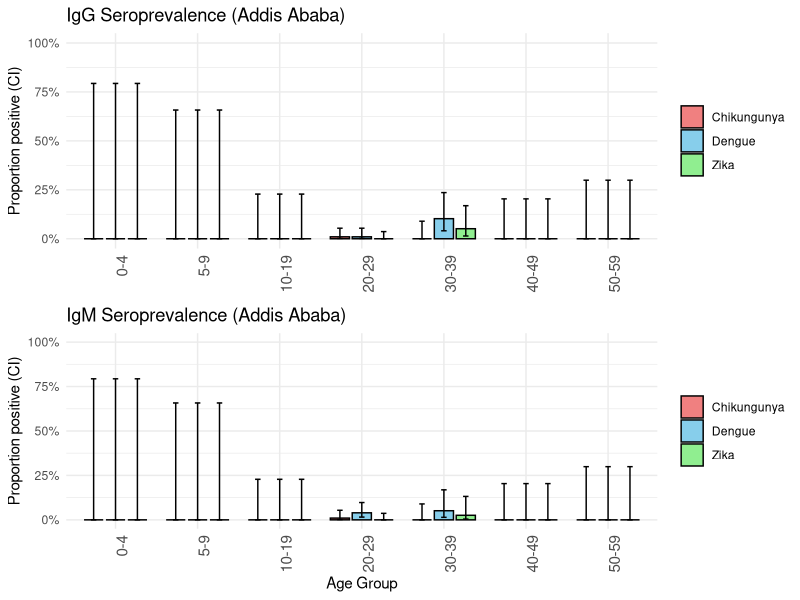

Reproduce this figure in R. (Note: this script raises an error after producing the figure.)

# Addis Ababa Seroprevalence Analysis by Age Group (Dengue, Zika, Chikungunya)
# Author: Daniel M. Parker
# Date: July 2025
# Description: Generates bar plots and summary tables of IgG/IgM seroprevalence by age group and by virus

library(geepack)
library(dplyr)
library(ggplot2)
library(gridExtra)
library(grid)
library(writexl)

# Load data
dat_addis <- read.csv("data/AddisAbaba_Seroepi24.csv", header = TRUE, sep = ",")

# Assign age groups
dat_addis <- dat_addis %>%
  mutate(AgeGroup = case_when(
    D1.AGEX < 5 ~ "0-4",
    D1.AGEX >= 5 & D1.AGEX < 10 ~ "5-9",
    D1.AGEX >= 10 & D1.AGEX < 20 ~ "10-19",
    D1.AGEX >= 20 & D1.AGEX < 30 ~ "20-29",
    D1.AGEX >= 30 & D1.AGEX < 40 ~ "30-39",
    D1.AGEX >= 40 & D1.AGEX < 50 ~ "40-49",
    D1.AGEX >= 50 & D1.AGEX < 60 ~ "50-59",
    D1.AGEX >= 60 & D1.AGEX < 70 ~ "60-69",
    D1.AGEX >= 70 ~ "70+"
  )) %>%
  mutate(AgeGroup = factor(AgeGroup, levels = c("0-4", "5-9", "10-19", "20-29", "30-39", "40-49", "50-59", "60-69", "70+")))

# Function for Wilson score confidence intervals
calc_seroprevalence <- function(data, response_var) {
  data %>%
    group_by(AgeGroup) %>%
    summarize(
      Seropositive = sum(get(response_var), na.rm = TRUE),
      Total = n(),
      Seroprevalence = Seropositive / Total,
      CI_Lower = {
        p_hat <- Seropositive / Total
        z <- qnorm(0.975)
        denominator <- 1 + z^2 / Total
        numerator <- p_hat + z^2 / (2 * Total) - z * sqrt((p_hat * (1 - p_hat) + z^2 / (4 * Total)) / Total)
        numerator / denominator
      },
      CI_Upper = {
        p_hat <- Seropositive / Total
        z <- qnorm(0.975)
        denominator <- 1 + z^2 / Total
        numerator <- p_hat + z^2 / (2 * Total) + z * sqrt((p_hat * (1 - p_hat) + z^2 / (4 * Total)) / Total)
        numerator / denominator
      }
    )
}

# IgG
dengue_igg <- calc_seroprevalence(dat_addis, "DengG") %>% mutate(Disease = "Dengue")
zika_igg <- calc_seroprevalence(dat_addis, "ZIKG") %>% mutate(Disease = "Zika")
chik_igg <- calc_seroprevalence(dat_addis, "CHIKG") %>% mutate(Disease = "Chikungunya")
igg_combined <- bind_rows(dengue_igg, zika_igg, chik_igg)

# IgM
dengue_igm <- calc_seroprevalence(dat_addis, "DengM") %>% mutate(Disease = "Dengue")
zika_igm <- calc_seroprevalence(dat_addis, "ZIKM") %>% mutate(Disease = "Zika")
chik_igm <- calc_seroprevalence(dat_addis, "CHIKM") %>% mutate(Disease = "Chikungunya")
igm_combined <- bind_rows(dengue_igm, zika_igm, chik_igm)

# Plot IgG
plot_igg_addis <- ggplot(igg_combined, aes(x = AgeGroup, y = Seroprevalence, fill = Disease)) +
  geom_bar(stat = "identity", position = position_dodge(0.8), color = "black", width = 0.7) +
  geom_errorbar(aes(ymin = CI_Lower, ymax = CI_Upper), position = position_dodge(0.8), width = 0.2) +
  labs(y = "Proportion positive (CI)", title = "IgG Seroprevalence (Addis Ababa)", fill=NULL) +
  theme_minimal() +
  scale_y_continuous(limits = c(0, 1), labels = scales::percent_format()) +
  scale_fill_manual(values = c("Dengue" = "skyblue", "Zika" = "lightgreen", "Chikungunya" = "lightcoral")) +
  theme(axis.title.x = element_blank(), axis.text.x = element_text(angle = 90, hjust = 1, size = 11))

# Plot IgM
plot_igm_addis <- ggplot(igm_combined, aes(x = AgeGroup, y = Seroprevalence, fill = Disease)) +
  geom_bar(stat = "identity", position = position_dodge(0.8), color = "black", width = 0.7) +
  geom_errorbar(aes(ymin = CI_Lower, ymax = CI_Upper), position = position_dodge(0.8), width = 0.2) +
  labs(x = "Age Group", y = "Proportion positive (CI)", title = "IgM Seroprevalence (Addis Ababa)", fill=NULL) +
  theme_minimal() +
  scale_y_continuous(limits = c(0, 1), labels = scales::percent_format()) +
  scale_fill_manual(values = c("Dengue" = "skyblue", "Zika" = "lightgreen", "Chikungunya" = "lightcoral")) +
  theme(axis.text.x = element_text(angle = 90, hjust = 1, size = 11))

# Save as PNG
png("figures/Addis_AgeSeroprev.png", width = 1700, height = 1700, res = 300)
grid.arrange(plot_igg_addis, plot_igm_addis, ncol = 1)
dev.off()

# Output tables
igg_table_addis <- dat_addis %>%
  group_by(AgeGroup) %>%
  summarize(
    Dengue_IgG_Pos = sum(DengG, na.rm = TRUE),
    Zika_IgG_Pos = sum(ZIKG, na.rm = TRUE),
    Chikungunya_IgG_Pos = sum(CHIKG, na.rm = TRUE),
    Total_Tested = n()
  )

igm_table_addis <- dat_addis %>%
  group_by(AgeGroup) %>%
  summarize(
    Dengue_IgM_Pos = sum(DengM, na.rm = TRUE),
    Zika_IgM_Pos = sum(ZIKM, na.rm = TRUE),
    Chikungunya_IgM_Pos = sum(CHIKM, na.rm = TRUE),
    Total_Tested = n()
  )

write_xlsx(
  list(
    IgG_Summary_Addis = igg_table_addis,
    IgM_Summary_Addis = igm_table_addis
  ),
  path = "tables/SuppleTableA.xlsx"
)
